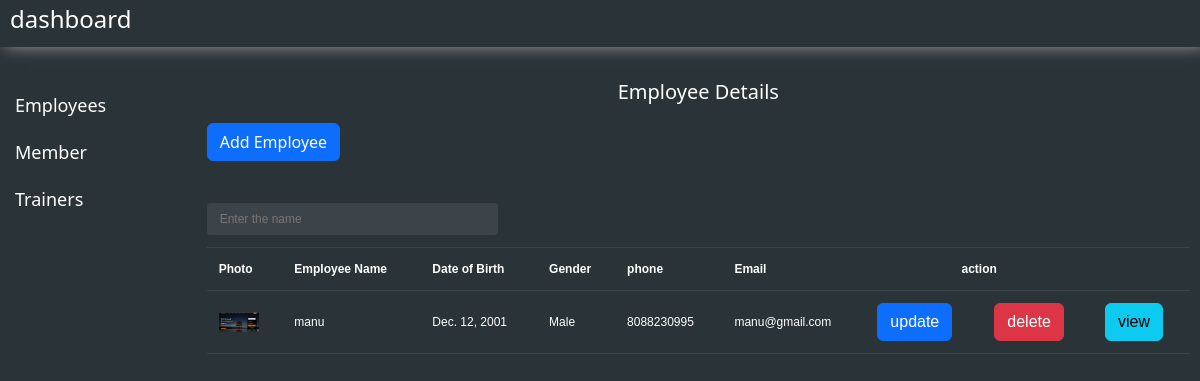
/owner/employee/, run on the app's committed database.
### owner/models.py (models this page shows)
class EmployeeDetails(models.Model):
    eid = models.AutoField(primary_key=True)
    ename = models.CharField(max_length=50)
    edob = models.DateField()
    egender = models.CharField(max_length=10)
    eemail = models.EmailField(unique=True, null=False)
    ephone = models.CharField(max_length=10, unique=True, null=False)
    eusername = models.CharField(max_length=20)
    epassword = models.CharField(max_length=50, unique=True, null=False)
    eimage = models.ImageField(upload_to='images')
    class Meta:
        db_table = 'employeedetails'

### owner/views.py (the view)
# urls.py: path('employee/', views.dashboard_employee, name='employee'),
def dashboard_employee(request):
    if request.method == 'POST':
        key = request.POST.get('key')
        obj = EmployeeDetails.objects.filter(ename = key)
        return render(request, 'employee_details.html', {'data': obj})
    else:
        obj = EmployeeDetails.objects.all()
        return render(request, 'employee_details.html', {'data': obj})

### owner/templates/employee_details.html (shortened to what this page needs)
{% extends 'dashboard.html' %}
{% block details %}
    <center><p>Employee Details </p></center>
    <button class="btn btn-primary" > <a href="{% url 'addemployee' %}" style="color: white; text-decoration: none;"> Add Employee </a> </button>
        <br>
        <br>
        <div class="datatable-container">
            <div class="header-tools">
              <div class="search">
                <form action="" method="post">
                  <input type="search" class="search-input" placeholder="Enter the name" name = 'key'/>
                </form>
              </div>
            </div>
            <table class="datatable">
              <thead>
                <tr>
                    <th>Photo</th>
                    <th>Employee Name</th>
                    <th>Date of Birth</th>
                    <th>Gender</th>
                    <th>phone</th>
                    <th>Email</th>
                    <th colspan="2"><center>action</center></th>
                    <th></th>
                </tr>
              </thead>
              <tbody>
                {% for i in data %}
                    <tr>
                        <td><img src="{{i.eimage.url}}" alt="{{i.ename}}" width="40px"></td>
                        <td><a href="{% url 'detailsemployee' id=i.eid %}" style="color: white; text-decoration: none;">{{i.ename}}</a></td>
                        <td>{{i.edob}}</td>
                        <td>{% if i.egender == 'M'%}
                              Male
                            {% else %}
                              Female
                            {% endif %}
                        </td>
                        <td>{{i.ephone}}</td>
                        <td>{{i.eemail}}</td>
                        <td><a href="{% url 'updateemployee' id=i.eid %}"><button class="btn btn-primary">update</button></a></td>
                        <td><a href="{% url 'deleteemployee' id=i.eid %}"><button class="btn btn-danger">delete</button></a></td>
                        <td><a href="{% url 'detailsemployee' id=i.eid %}"><button class="btn btn-info">view</button></a></td>
                    </tr>
                {% endfor %}
              </tbody>
            </table>
        </div>
{% endblock %}

### static/css/dashboard.css (style rules this page uses)
:root { --white: white; --primary-color: white; --secondary-color: rgb(61, 68, 73); --highlight-color: #3282b8; --dt-status-available-color: greenyellow; --dt-status-away-color: lightsalmon; --dt-status-offline-color: lightgray; --dt-padding: 12px; --dt-padding-s: 6px; --dt-padding-xs: 2px; --dt-border-radius: 3px; --dt-background-color-container: #2a3338; --dt-border-color: var(--secondary-color); --dt-bg-color: var(--highlight-color); --dt-text-color: var(--primary-color); --dt-bg-active-button: var(--highlight-color); --dt-text-color-button: var(--primary-color); --dt-text-color-active-button: var(--primary-color); --dt-hover-cell-color: var(--highlight-color); --dt-even-row-color: var(--secondary-color); --dt-focus-color: var(--highlight-color); --dt-input-background-color: var(--secondary-color); --dt-input-color: var(--primary-color); }
* { margin: 0px; padding: 0px; }
body { background-color: var(--dt-background-color-container); color: var(--white); font-size: 20px; }
.datatable-container { font-family: sans-serif; background-color: var(--dt-background-color-container); border-radius: var(--dt-border-radius); color: var(--dt-text-color); max-width: 1140px; min-width: 950px; margin: 0 auto; font-size: 12px; }
.datatable-container .header-tools { border-bottom: solid 1px var(--dt-border-color); padding: var(--dt-padding); padding-left: 0; display: flex; align-items: baseline; }
.datatable-container .header-tools .search { width: 30%; }
.datatable-container .header-tools .search .search-input { width: 100%; height: calc(1.5em + 0.75rem + 2px); padding: 0.375rem 0.75rem; background-color: var(--dt-input-background-color); display: block; box-sizing: border-box; border-radius: var(--dt-border-radius); border: solid 1px var(--dt-border-color); color: var(--dt-input-color); }
.datatable-container .datatable { border-collapse: collapse; width: 100%; }
.datatable-container .datatable, .datatable-container .datatable th, .datatable-container .datatable td { padding: var(--dt-padding) var(--dt-padding); }
.datatable-container .datatable th { font-weight: bolder; text-align: left; border-bottom: solid 1px var(--dt-border-color); }
.datatable-container .datatable td { border-bottom: solid 1px var(--dt-border-color); }

### data on the page
EmployeeDetails: eimage (picture), ename "manu", edob "Dec. 12, 2001", egender "Male", ephone "8088230995", eemail "manu@gmail.com"
